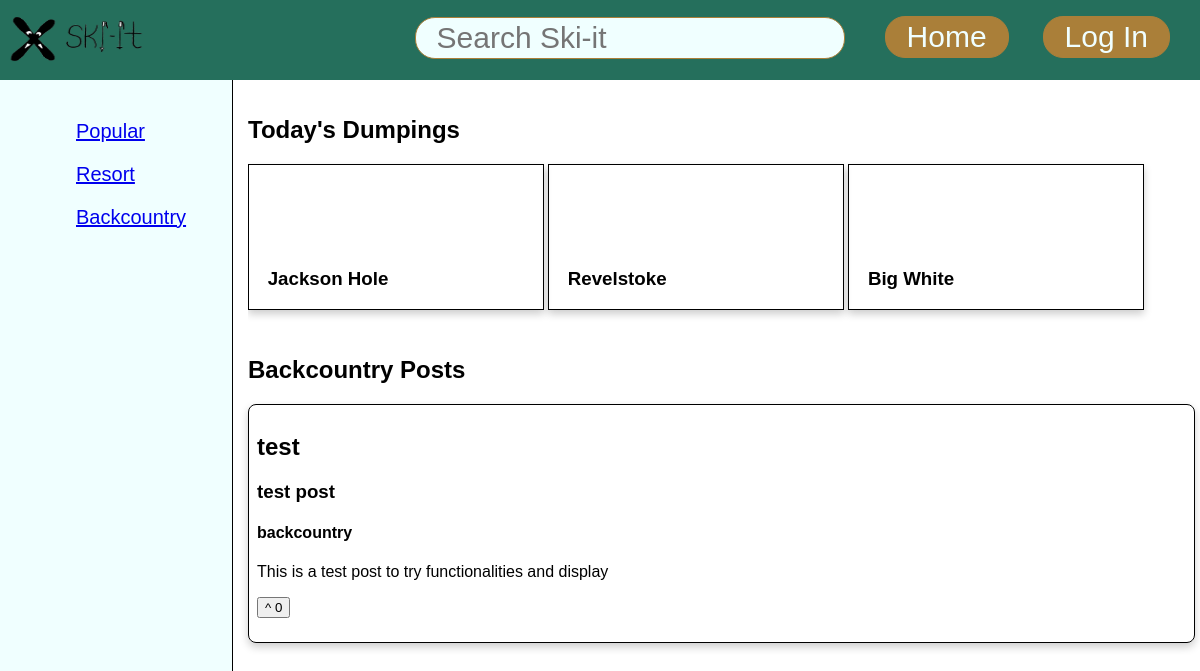
The page /routes/backcountry.php on the database its author committed.
### tables this page shows
CREATE TABLE `posts`(
    `post_id` INT AUTO_INCREMENT PRIMARY KEY,
    `username` varchar(255) NOT NULL,
    `title` VARCHAR(255) NOT NULL,
    `content` TEXT NOT NULL,
    `type` ENUM('resort', 'backcountry') NOT NULL,
    `post_date` TIMESTAMP DEFAULT CURRENT_TIMESTAMP,
    `likes` INT DEFAULT 0,
    `post_img` VARCHAR(255) DEFAULT NULL,
    FOREIGN KEY(username) REFERENCES users(username) ON DELETE CASCADE ON UPDATE CASCADE
);

### routes/backcountry.php (the view, shortened to what this page needs)
<!DOCTYPE HTML>
<head lang="en">
    <link rel="stylesheet" href="../css/header.css">
    <link rel="stylesheet" href="../css/home.css">
</head>
<?php
    include 'headers/header1.php';
?>
<body>
    <div class="menu">
        <ul>
            <li class="navmenu"><a href='home.php'>Popular</a></li>
            <li class="navmenu"><a href='resort.php'>Resort</a></li>
            <li class="navmenu"><a href='backcountry.php'>Backcountry</a></li>
        </ul>
    </div>
    <div class="main">
        <div class="dumpings">
            <h2>Today's Dumpings</h2>
            <div class="dumping">
                <h3>Jackson Hole</h3>
            </div>
            <div class="dumping">
                <h3>Revelstoke</h3>
            </div>
            <div class="dumping">
                <h3>Big White</h3>
            </div>
        </div>
        <div class="posts">
            <h2>Backcountry Posts</h2>
            <?php
                $host = "localhost";
                $user = "webuser";
                $password = "P@ssw0rd";
                $database = "skiit";
                try {
                    $pdo = new PDO("mysql:host=$host;dbname=$database", $user, $password);
                    $query = "SELECT * FROM posts WHERE type = 'backcountry' ORDER BY likes DESC";
                    $stmt = $pdo->prepare($query);
                    $stmt->execute();
                    if ($stmt->rowCount() > 0) {
                        while ($post = $stmt->fetch(PDO::FETCH_ASSOC)) {
                            echo "<div class='post'>";
                            echo "<h2>" . $post['username'] . "</h2>";
                            echo "<h3>" . $post['title'] . "</h3>";
                            echo "<h4>" . $post['type'] . "</h4>";
                            echo "<p>" . $post['content'] . "</p>";
                            echo "<p><button class='like-button' onClick=incrementLikes(this)>^ " . $post['likes'] . "</button></p>";
                            echo "</div>";
                        }
                    }
                } catch (PDOException $e) {
                    die($e->getMessage());
                }
            ?>
        </div>
    </div>
</body>

### css/header.css (style rules this page uses)
.menu { position: fixed; overflow: scroll; top:80px; left:0; padding: 0 1em 0 1em; height:100vh; background-color: azure; margin: 0em 2em 0em 0em; width: 200px; display:flex; flex-direction:column; font-family: 'Montserrat', sans-serif; border-right: solid 1px black; z-index: 100; }
.menu ul { list-style:none; font-size: 20px; }
.menu ul li { text-decoration: none; vertical-align: center; text-align: left; margin: 1em 1em 1em 1em; cursor: pointer; transition: background-color 0.3s ease; }
.main { position: relative; top:80px; left:200px; font-family: "Comic sans MS", "Comic Sans", "cursive", sans-serif; overflow: scroll; margin: 1em 1em 1em 1em; padding: 0 1.5em 0 1.5em; width: 80%; }

### css/home.css (style rules this page uses)
.dumpings { overflow-x: scroll; height: 15em; }
.dumping { position: relative; display: inline-block; width:31%; border: 1px solid black; overflow:scroll; height: 60%; }
.dumping h3 { margin-left: 1em; position: absolute; bottom: 0; }
.post { margin-top:1em; margin-bottom: 1em; border: 1px solid black; border-radius: 0.5em; padding: 0.5em }
.dumping, .post { box-shadow: 0 4px 8px 0 rgba(0,0,0,0.2); transition: 0.3s; }

### rows shown on the page
posts: username "test", title "test post", type "backcountry", content "This is a test post to try functionalities and display", likes "0"
